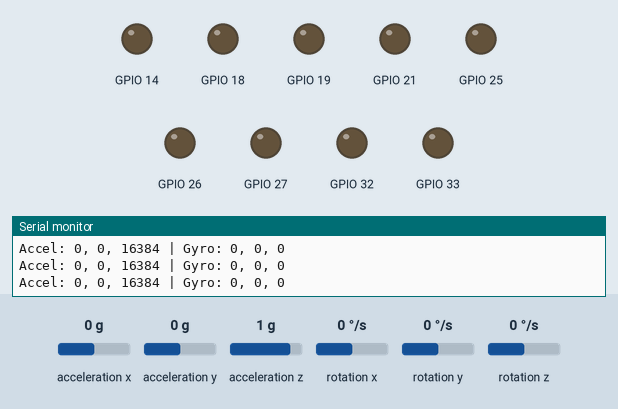
Recording of a sketch running on a simulated ESP32. On the bench: output pins drawn as LEDs (lit = HIGH), the last lines printed to the serial monitor. The inputs (shaded band) are chosen by the test bench; at power-on: acceleration y 0 g, acceleration x 0 g, acceleration z 1 g, rotation x 0 °/s, rotation y 0 °/s, rotation z 0 °/s.

Above: at 1.2 s.
1.3 s: acceleration y set to -0.5 g
2.8 s: acceleration y set to -0.8 g
At 3.4 s:
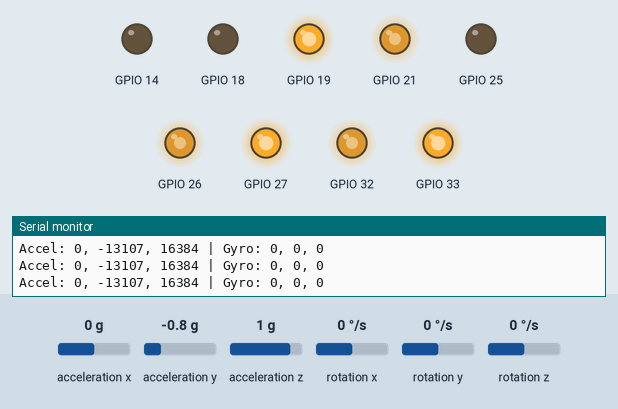
4.3 s: acceleration y set to 0.8 g
At 5.6 s:
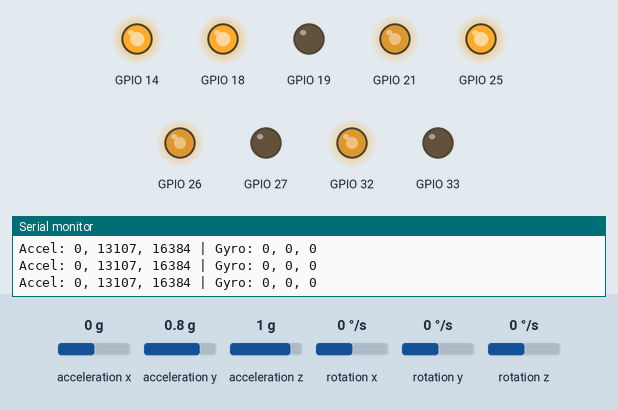
5.9 s: acceleration y set to 0.5 g
At 6.7 s:
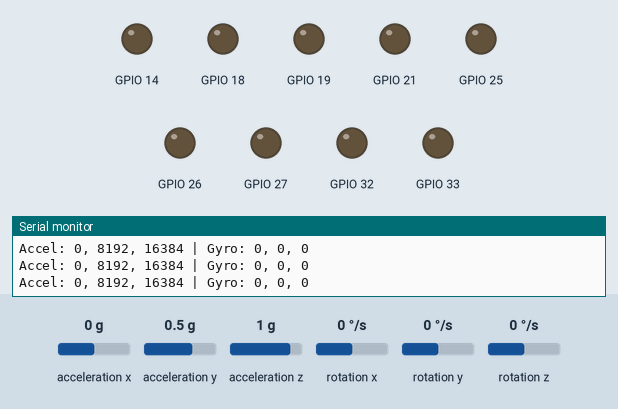
7.4 s: acceleration y set to -1.4 g
At 7.8 s:
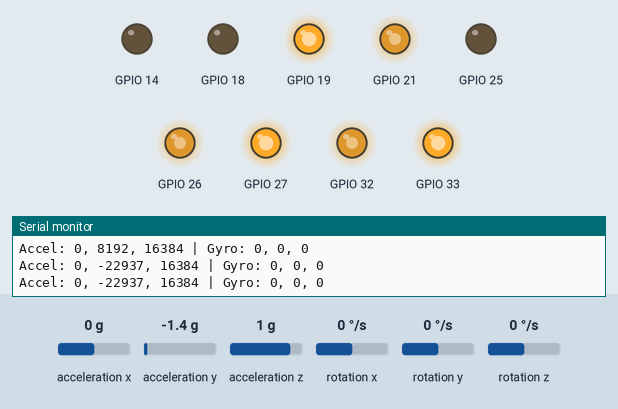
Timing chart, 0 to 10.0 s (numbered marks = the images above; inputs shaded):
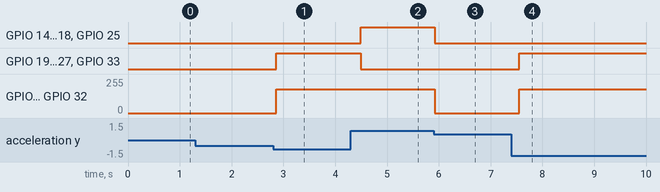

The sketch:

gyro_stabilizer.ino
```cpp
#include <Wire.h>
#include <MPU6050.h>
#include "motor_control.h"

MPU6050 mpu;

#define M1_IN1  14
#define M1_IN2  27
#define M1_EN   26

#define M2_IN1  25
#define M2_IN2  33
#define M2_EN   32

#define M3_IN1  18
#define M3_IN2  19
#define M3_EN   21

const int freq = 3000;
const int resolution = 8;
const int pwmChannel1 = 0;
const int pwmChannel2 = 1;
const int pwmChannel3 = 2;

void setup() {
  Serial.begin(115200);
  Wire.begin();

  Serial.println("Initializing MPU6050...");
  mpu.initialize();
  if (!mpu.testConnection()) {
    Serial.println("MPU6050 connection failed!");
    while (1);
  } else {
    Serial.println("MPU6050 connected.");
  }

  setupMotor(M1_IN1, M1_IN2, M1_EN, pwmChannel1, freq, resolution);
  setupMotor(M2_IN1, M2_IN2, M2_EN, pwmChannel2, freq, resolution);
  setupMotor(M3_IN1, M3_IN2, M3_EN, pwmChannel3, freq, resolution);
}

void loop() {
  int16_t ax, ay, az, gx, gy, gz;
  mpu.getMotion6(&ax, &ay, &az, &gx, &gy, &gz);

  Serial.print("Accel: ");
  Serial.print(ax); Serial.print(", ");
  Serial.print(ay); Serial.print(", ");
  Serial.print(az); Serial.print(" | Gyro: ");
  Serial.print(gx); Serial.print(", ");
  Serial.print(gy); Serial.print(", ");
  Serial.println(gz);

  if (ay > 10000) {
    driveMotor(M1_IN1, M1_IN2, pwmChannel1, true);
    driveMotor(M2_IN1, M2_IN2, pwmChannel2, true);
    driveMotor(M3_IN1, M3_IN2, pwmChannel3, true);
  } else if (ay < -10000) {
    driveMotor(M1_IN1, M1_IN2, pwmChannel1, false);
    driveMotor(M2_IN1, M2_IN2, pwmChannel2, false);
    driveMotor(M3_IN1, M3_IN2, pwmChannel3, false);
  } else {
    stopMotor(M1_IN1, M1_IN2, pwmChannel1);
    stopMotor(M2_IN1, M2_IN2, pwmChannel2);
    stopMotor(M3_IN1, M3_IN2, pwmChannel3);
  }

  delay(200);
}
```

motor_control.cpp
```cpp
#include <Arduino.h>
#include "motor_control.h"

void setupMotor(int in1, int in2, int enPin, int pwmChannel, int freq, int resolution) {
  pinMode(in1, OUTPUT);
  pinMode(in2, OUTPUT);
  ledcSetup(pwmChannel, freq, resolution);
  ledcAttachPin(enPin, pwmChannel);
}

void driveMotor(int in1, int in2, int pwmChannel, bool forward) {
  digitalWrite(in1, forward ? HIGH : LOW);
  digitalWrite(in2, forward ? LOW : HIGH);
  ledcWrite(pwmChannel, 180);  // Adjust PWM speed if needed
}

void stopMotor(int in1, int in2, int pwmChannel) {
  digitalWrite(in1, LOW);
  digitalWrite(in2, LOW);
  ledcWrite(pwmChannel, 0);
}
```

motor_control.h
```cpp
#ifndef MOTOR_CONTROL_H
#define MOTOR_CONTROL_H

void setupMotor(int in1, int in2, int enPin, int pwmChannel, int freq, int resolution);
void driveMotor(int in1, int in2, int pwmChannel, bool forward);
void stopMotor(int in1, int in2, int pwmChannel);

#endif
```

Measured:
- the behaviour switches between -0.6 and -0.7 g on acceleration y (found by bisection; images 0 and 1)
- the behaviour switches between 0.7 and 0.6 g on acceleration y (found by bisection; images 2 and 3)
- after the input at 2.8 s, GPIO 19, GPIO 27, GPIO 33: LOW → HIGH after 0.06 s; GPIO 21, GPIO 26, GPIO 32: 0/255 → 179/255 after 0.06 s
- after the input at 4.3 s, GPIO 14, GPIO 18, GPIO 25: LOW → HIGH after 0.19 s; GPIO 19, GPIO 27, GPIO 33: HIGH → LOW after 0.19 s
- after the input at 5.9 s, GPIO 14, GPIO 18, GPIO 25: HIGH → LOW at once; GPIO 21, GPIO 26, GPIO 32: 179/255 → 0/255 at once
- after the input at 7.4 s, GPIO 19, GPIO 27, GPIO 33: LOW → HIGH after 0.15 s; GPIO 21, GPIO 26, GPIO 32: 0/255 → 179/255 after 0.15 s
